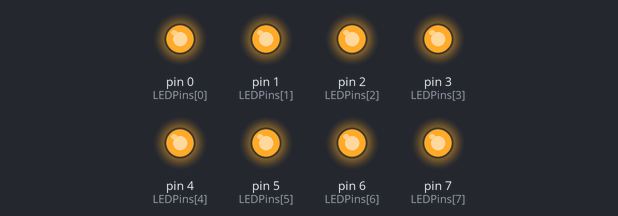
A sketch run on a simulated Arduino Uno, built with avr-gcc and run on an emulated ATmega328P. Parts: output pins drawn as LEDs (lit = HIGH).

Above: at 0.1 s.
Timing chart, 0 to 1.6 s (numbered marks = the images above):
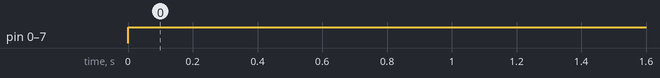

Measured:
- by itself, pin 0 (LEDPins[0]), pin 1 (LEDPins[1]), pin 2 (LEDPins[2]), pin 3 (LEDPins[3]), pin 4 (LEDPins[4]), pin 5 (LEDPins[5]), pin 6 (LEDPins[6]), pin 7 (LEDPins[7]): LOW → HIGH at 0.00 s

The sketch:

09_SevenDigitalLED.ino
```cpp
int LEDCount = 8;
//数字1-9的数码管编码
const unsigned char DuanMa[10] = {
  0x3f,
  0x06,
  0x5b,
  0x4f,
  0x66,
  0x6d,
  0x7d,
  0x07,
  0x7f,
  0x6f
  };
//灯管的引脚是从左下角开始计数 1开始，逆时针计数 1 - 10。
// 单片机Pins 和 数码灯管的对应关系： 76543210 -> abcdefgh。   而灯管 abcdefgh和灯管指针的关系参考说明书 7 6 4 2 1 9 10 5， 3和8内部已经连在一起，需要连接共阳Vcc或者共阴GND，
int LEDPins[8]={0,1,2,3,4,5,6,7};


void setup() {
  // put your setup code here, to run once:
    for(int i =0; i < LEDCount; i++)
    {
      pinMode(LEDPins[i], OUTPUT);
    }
}


void loop() {
  // put your main code here, to run repeatedly:

 for(int i =0; i < LEDCount; i++)
    {
      digitalWrite(LEDPins[i],HIGH);
    }
   delay(1000);


}
```
